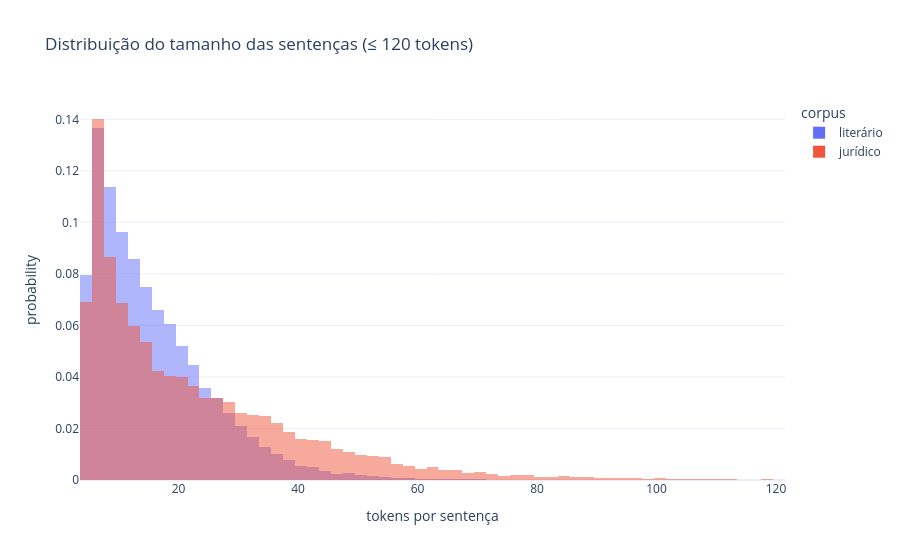

Here is the notebook cell this chart was saved with:
### Code cell
import plotly.express as px
lens = pd.DataFrame({"tokens por sentença": [len(s) for s in mach[:40000]] + [len(s) for s in jur[:40000]], "corpus": ["literário"] * 40000 + ["jurídico"] * 40000})
px.histogram(lens[lens["tokens por sentença"] <= 120], x="tokens por sentença", color="corpus", barmode="overlay", nbins=60, histnorm="probability", template="plotly_white",
             title="Distribuição do tamanho das sentenças (≤ 120 tokens)").show()

### Figure 1 — Plotly figure (JSON) as saved in the notebook; plotly's stock layout.template omitted (floating-point values rounded to 4 significant figures; data arrays with more than 128 entries replaced by an {"elided": "..."} marker saying what was removed)
{"data": [{"bingroup": "x", "histnorm": "probability", "hovertemplate": "corpus=literário<br>tokens por sentença=%{x}<br>probability=%{y}<extra></extra>", "legendgroup": "literário", "marker": {"color": "#636efa", "opacity": 0.5, "pattern": {"shape": ""}}, "name": "literário", "nbinsx": 60, "orientation": "v", "showlegend": true, "type": "histogram", "x": {"elided": "39997 int values"}, "xaxis": "x", "yaxis": "y"}, {"bingroup": "x", "histnorm": "probability", "hovertemplate": "corpus=jurídico<br>tokens por sentença=%{x}<br>probability=%{y}<extra></extra>", "legendgroup": "jurídico", "marker": {"color": "#EF553B", "opacity": 0.5, "pattern": {"shape": ""}}, "name": "jurídico", "nbinsx": 60, "orientation": "v", "showlegend": true, "type": "histogram", "x": {"elided": "39889 int values"}, "xaxis": "x", "yaxis": "y"}], "layout": {"barmode": "overlay", "legend": {"title": {"text": "corpus"}, "tracegroupgap": 0}, "title": {"text": "Distribuição do tamanho das sentenças (≤ 120 tokens)"}, "xaxis": {"anchor": "y", "domain": [0.0, 1.0], "title": {"text": "tokens por sentença"}}, "yaxis": {"anchor": "x", "domain": [0.0, 1.0], "title": {"text": "probability"}}}}
